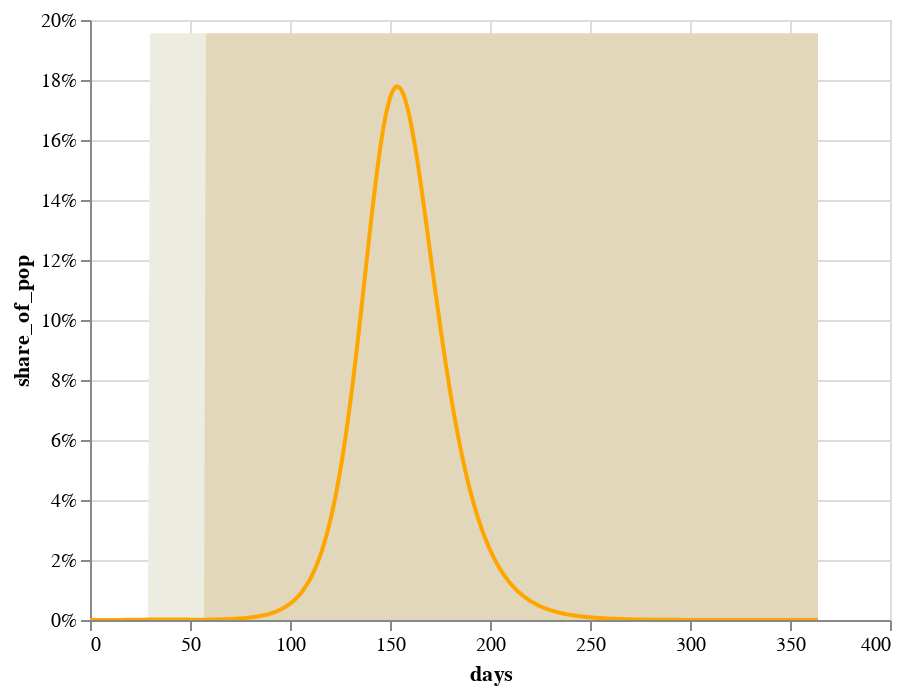

Notebook source saved alongside this figure:
### Code cell
chart3+chart2+chart1

### Figure 1 — Vega-Lite specification as saved in the notebook (floating-point values rounded to 4 significant figures; data arrays with more than 128 entries replaced by an {"elided": "..."} marker saying what was removed)
{"config": {"view": {"continuousWidth": 400, "continuousHeight": 300}}, "layer": [{"data": {"name": "data-31257e3fa725f381bbf4e1ca879df56d"}, "mark": {"type": "area", "color": "#EDECE1"}, "encoding": {"x": {"type": "quantitative", "field": "days"}, "y": {"type": "quantitative", "axis": {"format": "%"}, "field": "share_of_pop"}}}, {"data": {"name": "data-e8c36ba4b732793aab2c691851e7aebd"}, "mark": {"type": "area", "color": "#e2d7bb"}, "encoding": {"x": {"type": "quantitative", "field": "days"}, "y": {"type": "quantitative", "axis": {"format": "%"}, "field": "share_of_pop"}}}, {"data": {"name": "data-6b33bb27365363bf10d543626580793d"}, "mark": {"type": "line", "color": "orange"}, "encoding": {"tooltip": [{"type": "quantitative", "field": "days"}, {"type": "quantitative", "field": "share_of_pop"}], "x": {"type": "quantitative", "field": "days"}, "y": {"type": "quantitative", "axis": {"format": "%"}, "field": "share_of_pop"}}, "selection": {"selector011": {"type": "interval", "bind": "scales", "encodings": ["x", "y"]}}}], "$schema": "https://vega.github.io/schema/vega-lite/v4.0.0.json", "datasets": {"data-31257e3fa725f381bbf4e1ca879df56d": {"elided": "365 records"}, "data-e8c36ba4b732793aab2c691851e7aebd": {"elided": "365 records"}, "data-6b33bb27365363bf10d543626580793d": {"elided": "365 records"}}}
